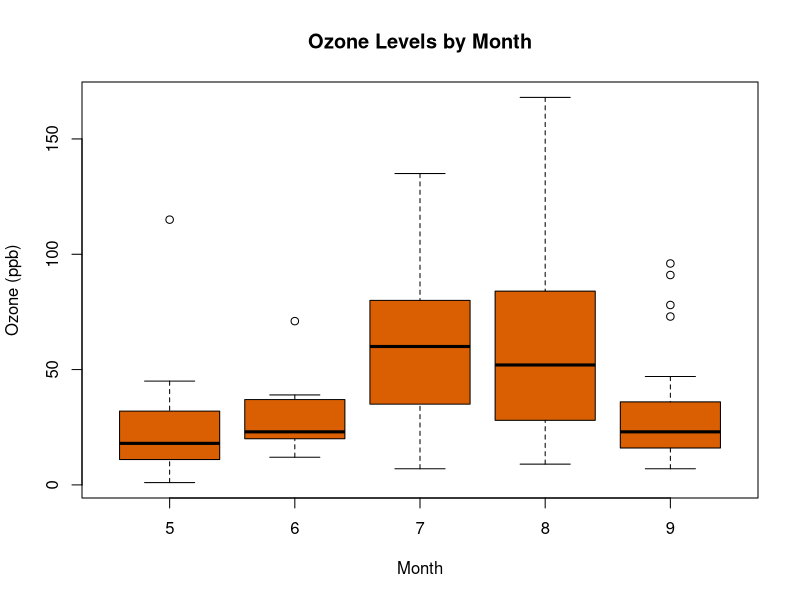
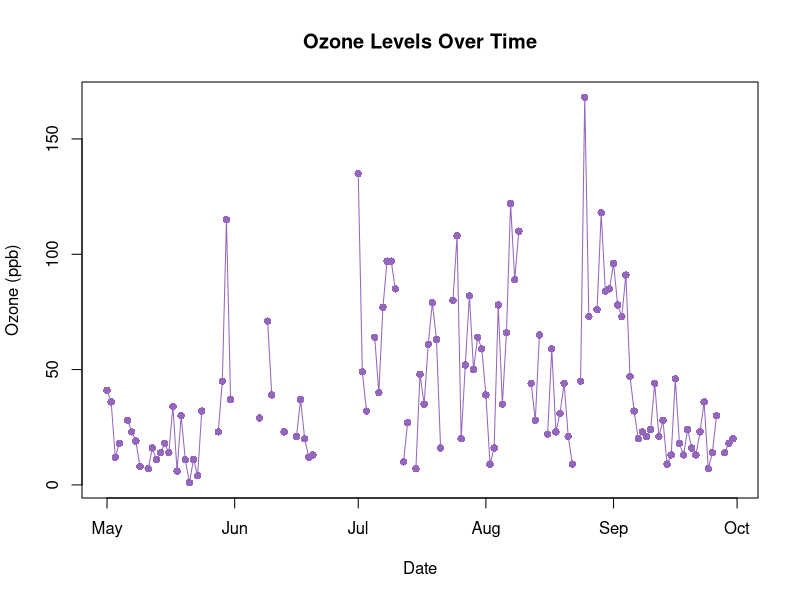

Write R code to recreate these figures, in order.
## ---- chunk 1
#loading libraries
library(knitr) # for tables
## ---- chunk 2
# loading the dataset
data("airquality")
## ---- chunk 3
# summary table of variables
variable_summary <- data.frame(
  Variable = c("Ozone", "Solar.R", "Wind", "Temp", "Month", "Day"),
  Description = c(
    "Ozone concentration (ppb)",
    "Solar radiation (Langley)",
    "Wind speed (mph)",
    "Maximum daily temperature (°F)",
    "Month of the observation",
    "Day of the month"
  ),
  stringsAsFactors = FALSE
)

# display using knitr
kable(variable_summary)
## ---- chunk 4
# summary stats of the dataset
summary(airquality)
## ---- chunk 5
# boxplot of Ozone grouped by month
boxplot(Ozone ~ Month, data = airquality, col = "#D95F02",
        xlab = "Month", 
        ylab = "Ozone (ppb)", main = "Ozone Levels by Month")
## ---- chunk 6
# create date variable for plotting reference
airquality$Date <- as.Date(paste(1973, airquality$Month, airquality$Day, sep = "-"))
# line plot of Ozone levels
plot(airquality$Date, airquality$Ozone, type = "l", col = "#9467bd",
     xlab = "Date", ylab = "Ozone (ppb)", main = "Ozone Levels Over Time")
# add points to help see missing data
points(airquality$Date, airquality$Ozone, pch = 16, col = "#9467bd")
